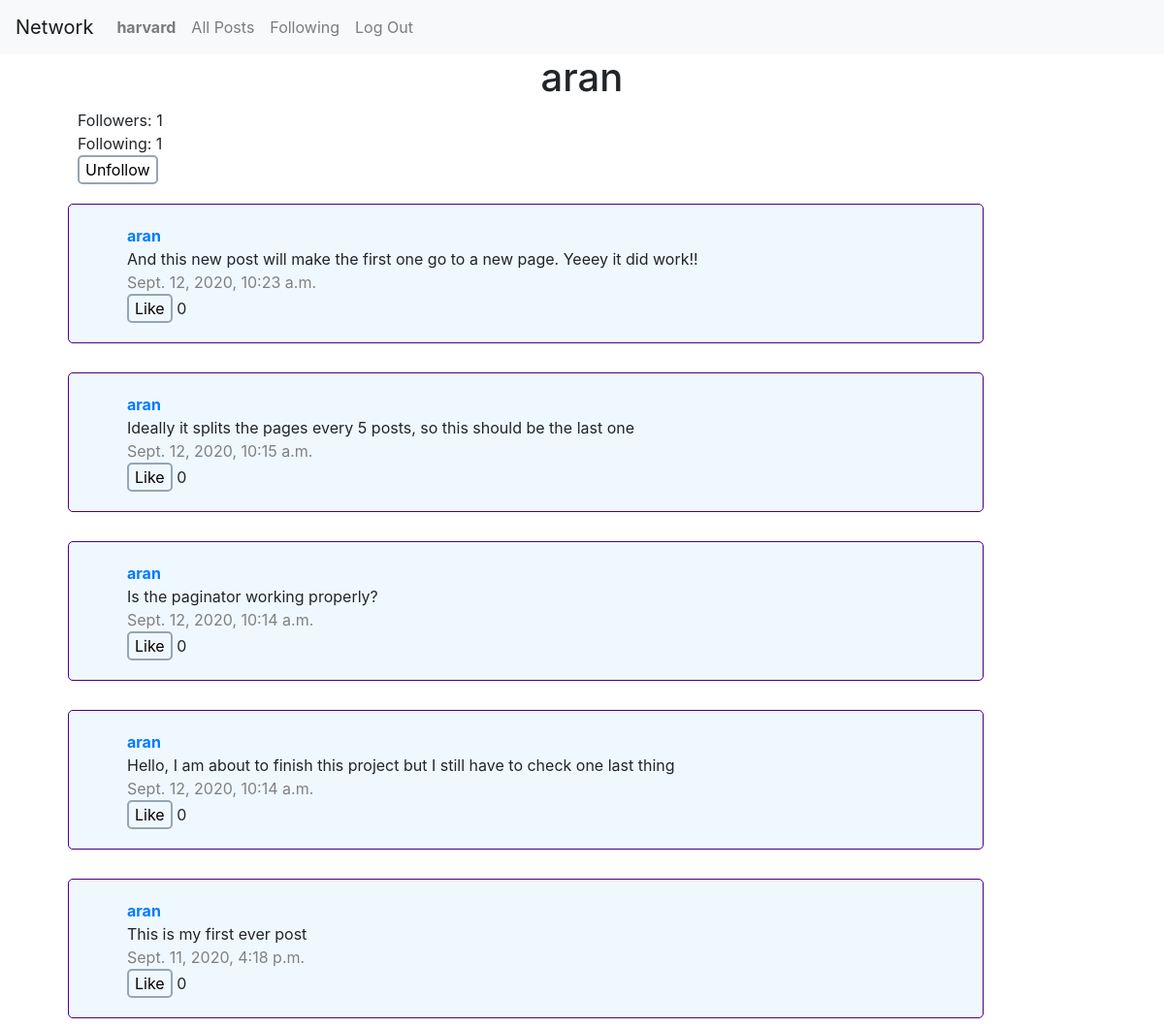
The page /profile/aran (signed in) on the database its author committed.
### network/models.py (models this page shows, shortened)
class User(AbstractUser):
    followers = models.ManyToManyField("User", related_name="user_followers")
    following = models.ManyToManyField("User", related_name="user_following")
    posts = models.ManyToManyField("Post", related_name="user_posts")

class Post(models.Model):
    author = models.CharField(max_length=60)
    text = models.CharField(max_length=280)
    timestamp = models.DateTimeField(auto_now_add=True)
    like = models.IntegerField()

### network/views.py (the view)
# urls.py: path("profile/<str:username>", views.profile, name="profile"),
def profile(request, username):
    try:
        user_profile = User.objects.get(username=username)
        user_following = user_profile.following.count()
        user_followers = user_profile.followers.count()
        if user_profile.followers.filter(username=request.user).exists():
            bool_follow = "Unfollow"
        else:
            bool_follow = "Follow"
        post_list = Post.objects.filter(author=username).order_by('-timestamp')
        paginator = Paginator(post_list, 5)
        page_number = request.GET.get('page')
        page = paginator.get_page(page_number)
        return render(request, "network/profile.html", {
            "username": username,
            "page": page,
            "user_followers": user_followers,
            "user_following": user_following,
            "bool_follow": bool_follow
        })
    except User.DoesNotExist:
        return render(request, "network/error.html", {"error": "This user does not yet exist"})

### network/templates/network/profile.html (shortened to what this page needs)
{% extends "network/layout.html" %}
{% block body %}
    <h1 id="user_profile">{{ username }}</h1>
	<div class="follow_class">
		<div><span>Followers: </span><span id="followers">{{ user_followers }}</span></div>
		<div><span>Following: </span><span id="following">{{ user_following }}</span></div>
		{% if username != user.username %}
		<button id="follow_button">{{bool_follow}}</button>
		{% endif %}
	</div>
    <div id="feed">
        {% for post in page %}
        <div style="padding: 10px;">
				<div class="container post_box">
				    <a href="{% url 'profile' username=post.author %}"><strong>{{ post.author }}</strong></a><br>
				    <span id="content{{post.id}}">{{ post.text }}</span>
                    {% if user.username == post.author %}
						    <form id="edit_form{{post.id}}" action="javascript:void(0);" onsubmit="edit_text('{{post.id}}')">
								{% csrf_token %}
								<textarea id="edit_area{{post.id}}" style="display: none;"></textarea>
								<input id="edit_button{{post.id}}" type="submit" value="Edit">
				    			<input id="save_button{{post.id}}" type="hidden" value="Save">
							</form>
				    {% else %}
				    	<br>
				    {% endif %}
				    <span class="time">{{ post.timestamp }}</span><br>
					<button id="like_button{{post.id}}" onclick="like_function('{{post.id}}')">Like</button>
					<span id="likes{{post.id}}" > {{ post.like }} </span>
				</div>
			</div>
        {% endfor %}
    </div>
{% endblock %}

### network/templates/network/layout.html (shortened to what this page needs)
{% load static %}
<!DOCTYPE html>
<html lang="en">
    <head>
        <link rel="stylesheet" href="https://stackpath.bootstrapcdn.com/bootstrap/4.4.1/css/bootstrap.min.css">
        <link href="{% static 'network/styles.css' %}" rel="stylesheet">
    </head>
    <body>
        <nav class="navbar navbar-expand-lg navbar-light bg-light">
            <a class="navbar-brand" href="{% url 'index' %}">Network</a>
            <div>
              <ul class="navbar-nav mr-auto">
                {% if user.is_authenticated %}
                    <li class="nav-item">
                        <a class="nav-link" href="{% url 'profile' username=user.username %}"><strong id="login_user">{{ user.username }}</strong></a>
                    </li>
                {% endif %}
                <li class="nav-item">
                  <a class="nav-link" href="{% url 'index' %}">All Posts</a>
                </li>
                {% if user.is_authenticated %}
                    <li class="nav-item">
                        <a class="nav-link" href="{% url 'following' %}">Following</a>
                    </li>
                    <li class="nav-item">
                        <a class="nav-link" href="{% url 'logout' %}">Log Out</a>
                    </li>
                {% endif %}
              </ul>
            </div>
          </nav>
        <div class="body">
            {% block body %}
            {% endblock %}
        </div>
    </body>
</html>

### network/static/network/styles.css (style rules this page uses)
.post_box { width: 80%; padding: 20px; padding-left: 60px; border: 1px solid indigo; margin-left: 60px; margin-top: 10px; background-color:aliceblue; border-radius: 5px; }
button { width: auto; background-color: transparent; border: 2px solid #96a5b2; border-radius: 5px; }
.time { color: gray; }
h1 { text-align:center; }
.follow_class { margin-left: 80px; }

### rows shown on the page
User: username "harvard"
Post: author "aran", text "And this new post will make the first one go to a new page. Yeeey it did work!!", timestamp "Sept. 12, 2020, 10:23 a.m.", like "0"
Post: author "aran", text "Ideally it splits the pages every 5 posts, so this should be the last one", timestamp "Sept. 12, 2020, 10:15 a.m.", like "0"
Post: author "aran", text "Is the paginator working properly?", timestamp "Sept. 12, 2020, 10:14 a.m.", like "0"
Post: author "aran", text "Hello, I am about to finish this project but I still have to check one last thing", timestamp "Sept. 12, 2020, 10:14 a.m.", like "0"
Post: author "aran", text "This is my first ever post", timestamp "Sept. 11, 2020, 4:18 p.m.", like "0"

### other values the page prints
{{ username }} "aran"
{{ user_followers }} "1"
{{ user_following }} "1"
{{ bool_follow }} "Unfollow"
